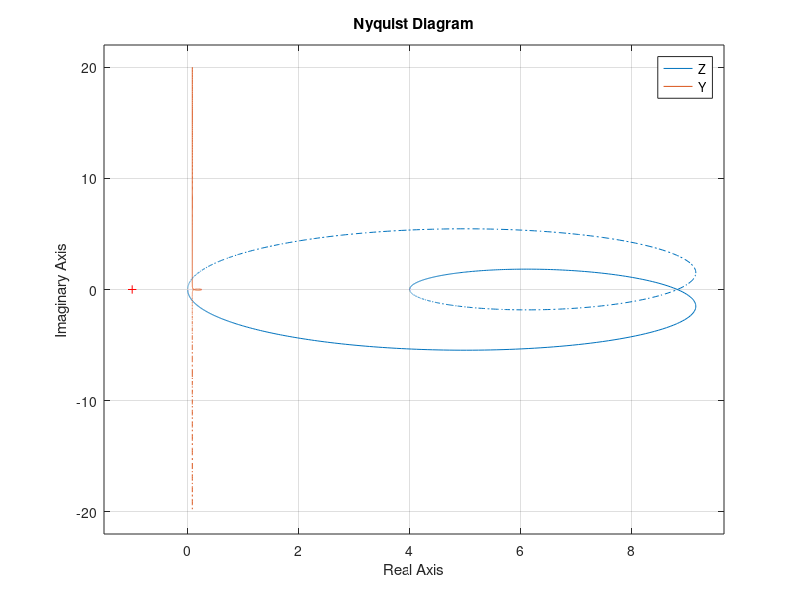

Reproduce this figure in MATLAB.
%******************************************************************************
% \details     : AET2 Aufgabe 4-85
% \autor       : Simon Burkhardt
% \file        : AET2_Aufgabe_4_85.m
% \date        : 22.05.2018
% \version     : 1.0
%******************************************************************************
clear all; clc
format shorteng

Rs = 6; Rp = 12; L=0.004; C=20e-6;

s=tf('s');
Z = 1/( 1/Rp + s*C + 1/(Rs+s*L) );
Y = 1/Z;
nyquist(Z, Y);



Zp= 1/( s*C + 1/(Rs+s*L) );